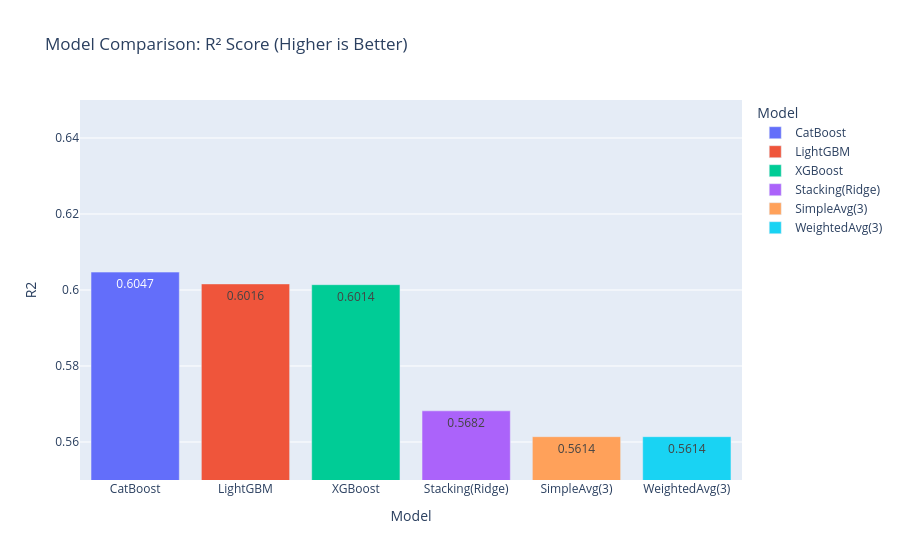
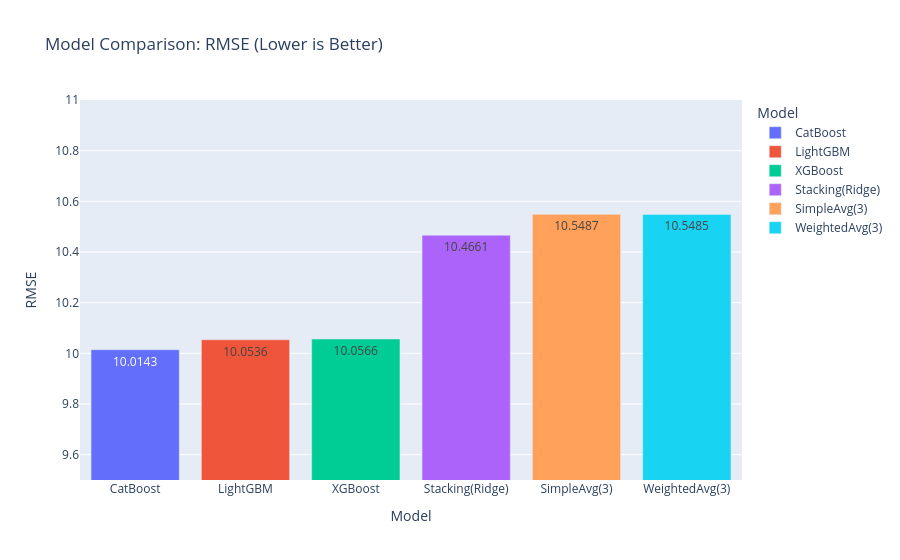

Source (notebook cell) for these figures, in order:
### Markdown cell above
## 3. Visualize Model Comparison (R² and RMSE)

### Code cell
fig = px.bar(lb, x='Model', y='R2', color='Model', title='Model Comparison: R² Score (Higher is Better)', text_auto='.4f')
fig.update_layout(yaxis=dict(range=[0.55, 0.65]))
fig.show()

fig = px.bar(lb, x='Model', y='RMSE', color='Model', title='Model Comparison: RMSE (Lower is Better)', text_auto='.4f')
fig.update_layout(yaxis=dict(range=[9.5, 11.0]))
fig.show()

### Figure 1 — Plotly figure (JSON) as saved in the notebook; plotly's stock layout.template omitted (floating-point values rounded to 4 significant figures)
{"data": [{"hovertemplate": "Model=%{x}<br>R2=%{y}<extra></extra>", "legendgroup": "CatBoost", "marker": {"color": "#636efa", "pattern": {"shape": ""}}, "name": "CatBoost", "orientation": "v", "showlegend": true, "textposition": "auto", "texttemplate": "%{y:.4f}", "type": "bar", "x": ["CatBoost"], "xaxis": "x", "y": [0.6047], "yaxis": "y"}, {"hovertemplate": "Model=%{x}<br>R2=%{y}<extra></extra>", "legendgroup": "LightGBM", "marker": {"color": "#EF553B", "pattern": {"shape": ""}}, "name": "LightGBM", "orientation": "v", "showlegend": true, "textposition": "auto", "texttemplate": "%{y:.4f}", "type": "bar", "x": ["LightGBM"], "xaxis": "x", "y": [0.6016], "yaxis": "y"}, {"hovertemplate": "Model=%{x}<br>R2=%{y}<extra></extra>", "legendgroup": "XGBoost", "marker": {"color": "#00cc96", "pattern": {"shape": ""}}, "name": "XGBoost", "orientation": "v", "showlegend": true, "textposition": "auto", "texttemplate": "%{y:.4f}", "type": "bar", "x": ["XGBoost"], "xaxis": "x", "y": [0.6014], "yaxis": "y"}, {"hovertemplate": "Model=%{x}<br>R2=%{y}<extra></extra>", "legendgroup": "Stacking(Ridge)", "marker": {"color": "#ab63fa", "pattern": {"shape": ""}}, "name": "Stacking(Ridge)", "orientation": "v", "showlegend": true, "textposition": "auto", "texttemplate": "%{y:.4f}", "type": "bar", "x": ["Stacking(Ridge)"], "xaxis": "x", "y": [0.5682], "yaxis": "y"}, {"hovertemplate": "Model=%{x}<br>R2=%{y}<extra></extra>", "legendgroup": "SimpleAvg(3)", "marker": {"color": "#FFA15A", "pattern": {"shape": ""}}, "name": "SimpleAvg(3)", "orientation": "v", "showlegend": true, "textposition": "auto", "texttemplate": "%{y:.4f}", "type": "bar", "x": ["SimpleAvg(3)"], "xaxis": "x", "y": [0.5614], "yaxis": "y"}, {"hovertemplate": "Model=%{x}<br>R2=%{y}<extra></extra>", "legendgroup": "WeightedAvg(3)", "marker": {"color": "#19d3f3", "pattern": {"shape": ""}}, "name": "WeightedAvg(3)", "orientation": "v", "showlegend": true, "textposition": "auto", "texttemplate": "%{y:.4f}", "type": "bar", "x": ["WeightedAvg(3)"], "xaxis": "x", "y": [0.5614], "yaxis": "y"}], "layout": {"barmode": "relative", "legend": {"title": {"text": "Model"}, "tracegroupgap": 0}, "title": {"text": "Model Comparison: R² Score (Higher is Better)"}, "xaxis": {"anchor": "y", "categoryarray": ["CatBoost", "LightGBM", "XGBoost", "Stacking(Ridge)", "SimpleAvg(3)", "WeightedAvg(3)"], "categoryorder": "array", "domain": [0.0, 1.0], "title": {"text": "Model"}}, "yaxis": {"anchor": "x", "domain": [0.0, 1.0], "range": [0.55, 0.65], "title": {"text": "R2"}}}}

### Figure 2 — Plotly figure (JSON) as saved in the notebook; plotly's stock layout.template omitted (floating-point values rounded to 4 significant figures)
{"data": [{"hovertemplate": "Model=%{x}<br>RMSE=%{y}<extra></extra>", "legendgroup": "CatBoost", "marker": {"color": "#636efa", "pattern": {"shape": ""}}, "name": "CatBoost", "orientation": "v", "showlegend": true, "textposition": "auto", "texttemplate": "%{y:.4f}", "type": "bar", "x": ["CatBoost"], "xaxis": "x", "y": [10.01], "yaxis": "y"}, {"hovertemplate": "Model=%{x}<br>RMSE=%{y}<extra></extra>", "legendgroup": "LightGBM", "marker": {"color": "#EF553B", "pattern": {"shape": ""}}, "name": "LightGBM", "orientation": "v", "showlegend": true, "textposition": "auto", "texttemplate": "%{y:.4f}", "type": "bar", "x": ["LightGBM"], "xaxis": "x", "y": [10.05], "yaxis": "y"}, {"hovertemplate": "Model=%{x}<br>RMSE=%{y}<extra></extra>", "legendgroup": "XGBoost", "marker": {"color": "#00cc96", "pattern": {"shape": ""}}, "name": "XGBoost", "orientation": "v", "showlegend": true, "textposition": "auto", "texttemplate": "%{y:.4f}", "type": "bar", "x": ["XGBoost"], "xaxis": "x", "y": [10.06], "yaxis": "y"}, {"hovertemplate": "Model=%{x}<br>RMSE=%{y}<extra></extra>", "legendgroup": "Stacking(Ridge)", "marker": {"color": "#ab63fa", "pattern": {"shape": ""}}, "name": "Stacking(Ridge)", "orientation": "v", "showlegend": true, "textposition": "auto", "texttemplate": "%{y:.4f}", "type": "bar", "x": ["Stacking(Ridge)"], "xaxis": "x", "y": [10.47], "yaxis": "y"}, {"hovertemplate": "Model=%{x}<br>RMSE=%{y}<extra></extra>", "legendgroup": "SimpleAvg(3)", "marker": {"color": "#FFA15A", "pattern": {"shape": ""}}, "name": "SimpleAvg(3)", "orientation": "v", "showlegend": true, "textposition": "auto", "texttemplate": "%{y:.4f}", "type": "bar", "x": ["SimpleAvg(3)"], "xaxis": "x", "y": [10.55], "yaxis": "y"}, {"hovertemplate": "Model=%{x}<br>RMSE=%{y}<extra></extra>", "legendgroup": "WeightedAvg(3)", "marker": {"color": "#19d3f3", "pattern": {"shape": ""}}, "name": "WeightedAvg(3)", "orientation": "v", "showlegend": true, "textposition": "auto", "texttemplate": "%{y:.4f}", "type": "bar", "x": ["WeightedAvg(3)"], "xaxis": "x", "y": [10.55], "yaxis": "y"}], "layout": {"barmode": "relative", "legend": {"title": {"text": "Model"}, "tracegroupgap": 0}, "title": {"text": "Model Comparison: RMSE (Lower is Better)"}, "xaxis": {"anchor": "y", "categoryarray": ["CatBoost", "LightGBM", "XGBoost", "Stacking(Ridge)", "SimpleAvg(3)", "WeightedAvg(3)"], "categoryorder": "array", "domain": [0.0, 1.0], "title": {"text": "Model"}}, "yaxis": {"anchor": "x", "domain": [0.0, 1.0], "range": [9.5, 11.0], "title": {"text": "RMSE"}}}}
